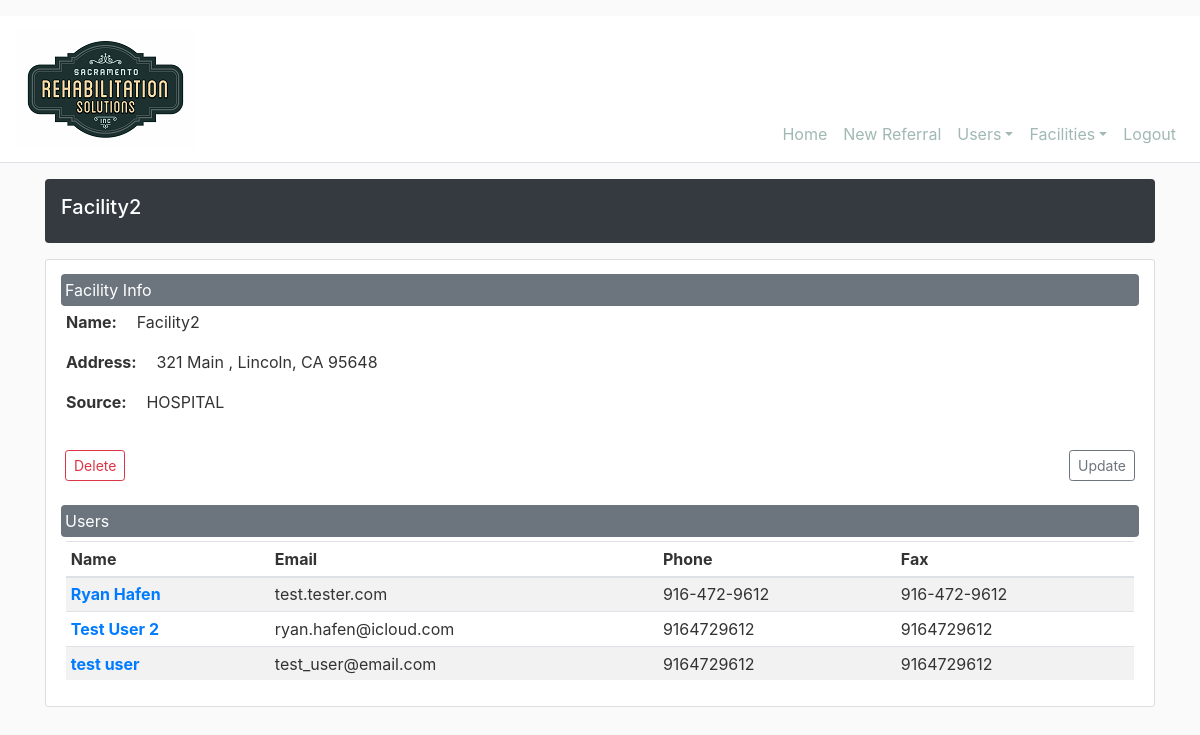
Before: /facility/2 (signed in) with the older database file.
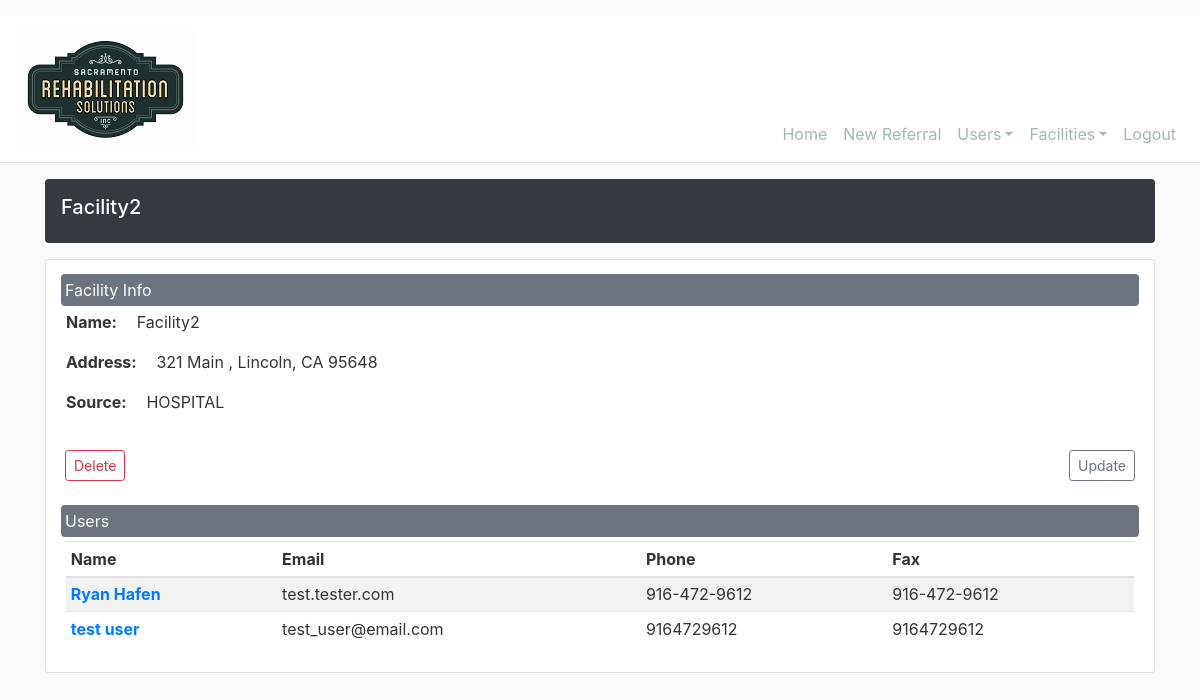
After: the same page with the newer database file.
### srs_intake/models.py (models this page shows, shortened)
class User(db.Model, UserMixin):
    id = db.Column(db.Integer, primary_key=True)
    firstname = db.Column(db.String(20), nullable=True)
    lastname = db.Column(db.String(20), nullable=True)
    email = db.Column(db.String(120), unique=True, nullable=True)
    phone = db.Column(db.String(20), nullable=True)
    fax = db.Column(db.String(20), nullable=True)
    role = db.Column(db.String(20), nullable=True)
    password = db.Column(db.String(60), nullable=True)
    facility_id = db.Column(db.Integer, db.ForeignKey('facility.id'), nullable=True)
    facility = db.relationship('Facility', backref='submitter', lazy=True)

### srs_intake/facilities/routes.py (the view)
@facilities.route("/facility/<int:facility_id>")
@login_required
def facility(facility_id):
    facility = Facility.query.get_or_404(facility_id)
    return render_template('facilities/facility.html', title=f"{facility.name}", facility=facility)

### srs_intake/models.py (called while the page is built)
@login_manager.user_loader
def load_user(user_id):
    return User.query.get(int(user_id))

### srs_intake/templates/facilities/facility.html (shortened to what this page needs)
{% extends "layout.html" %}
{% block content %}
    <div class="d-flex align-items-center p-3 my-3 text-white bg-dark rounded shadow-sm">
        <div class="lh-100">
            <h5 class="lh-100">
                {{ title }}
            </h5>
        </div>
    </div>
    <div class="row">
        <div class="col-md-12">
            <div class="content-section">
                <div class="form-group">
                    <div class="form-row">
                        <legend class="col-form-label col-md-12 p-1 my-1 text-white bg-secondary rounded shadow-sm">Facility Info</legend>
                    </div>
                    <div class="form-row">
                        <div class="form-group col-md-6">
                            <span class="font-weight-bold pr-3">Name: </span>{{ facility.name }}
                        </div>
                    </div>
                    <div class="form-row">
                        <div class="form-group col-md-4">
                            <span class="font-weight-bold pr-3">Address: </span>{{ facility.address1 }} {{ facility.address2 }}, {{ facility.city }}, {{ facility.state }} {{ facility.zip_code }}
                        </div>
                    </div>
                    <div class="form-row">
                        <div class="form-group col-md-4">
                            <span class="font-weight-bold pr-3">Source: </span>{{ facility.source.upper() }}
                        </div>
                    </div>
                </div>
                <div class="form-row d-flex justify-content-between">
                    <div class="form-group d-flex justify-content-start">
                        <button type="button" class="btn btn-outline-danger btn-sm m-1" data-toggle="modal" data-target="#deleteModal">Delete</button>
                    </div>
                    <div class="form-group d-flex justify-content-end">
                        <a class="btn btn-outline-secondary btn-sm m-1" href="{{ url_for('facilities.update_facility',facility_id=facility.id) }}">Update</a>
                    </div>
                </div>
                <div class="form-row">
                    <legend class="col-form-label col-md-12 p-1 my-1 text-white bg-secondary rounded shadow-sm">Users</legend>
                </div>
                <table Class="table table-striped table-sm">
                    <thead>
                        <tr>
                            <th scope="col">Name</th>
                            <th scope="col">Email</th>
                            <th scope="col">Phone</th>
                            <th scope="col">Fax</th>
                        </tr>
                    </thead>
                    <tbody>
                        {% for user in facility.submitter %}
                        <tr>
                            <th scope="col"><a href="{{ url_for('users.user', user_id=user.id)}}">{{ user.firstname }} {{ user.lastname }}</a></th>
                            <td>{{ user.email}}</td>
                            <td>{{ user.phone }}</td>
                            <td>{{ user.fax }}</td>
                        </tr>
                        {% endfor %}
                    </tbody>
                </table>
            </div>
        </div>
    </div>
{% endblock content %}

Changed rows visible on the page:
removed User: firstname "Test", lastname "User 2", email "ryan.hafen@icloud.com", phone "9164729612", fax "9164729612"
